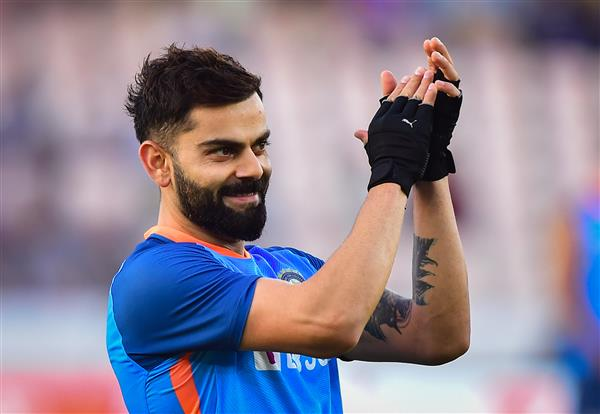
#> input picture input.jpg, 600 x 414 px
$ python cartoon.py   (older library calls are emulated)
#> lines starting #> are read from the running program, lines starting #| are printed output that depends on the picture; after the words box and inside, x2 and y2 are one past the last pixel; in counts of white or black regions, pixels touching at a corner belong together
import cv2
import numpy as np

# Load the input image
image = cv2.imread('input.jpg')
#> image is the input picture: shape (414, 600, 3); mean B, G, R 148.1, 132.1, 142.4

# Convert the image to grayscale
gray = cv2.cvtColor(image, cv2.COLOR_BGR2GRAY)
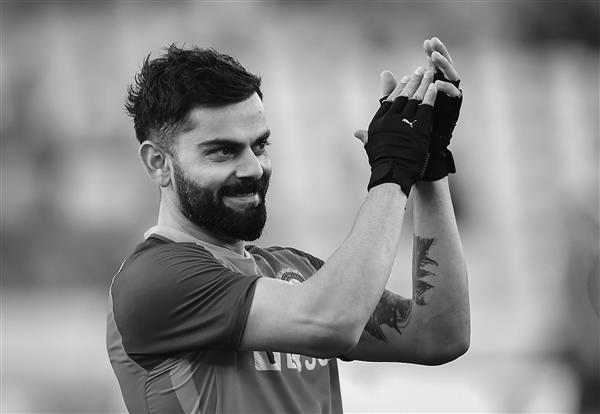
#> gray: shape (414, 600); min 0, max 251, mean 137

# Blur the image to remove noise
gray = cv2.medianBlur(gray, 5)

# Detect edges in the image
edges = cv2.Laplacian(gray, cv2.CV_8U, ksize=5)
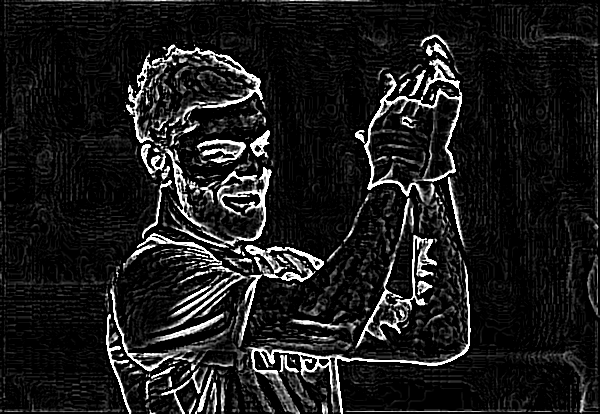
#> edges: shape (414, 600); min 0, max 255, mean 27.3

# Threshold the image to create a black and white cartoon effect
ret, mask = cv2.threshold(edges, 100, 255, cv2.THRESH_BINARY_INV)
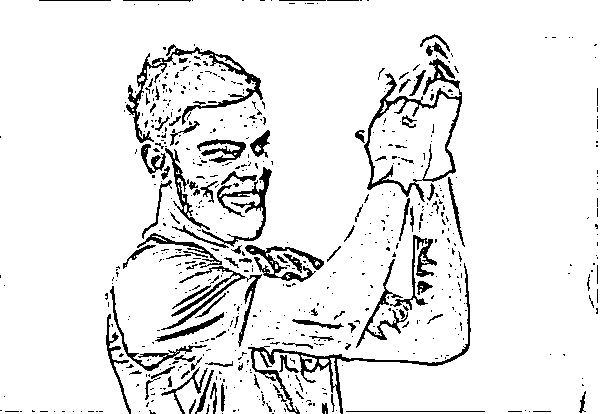
#> mask: shape (414, 600); 91.5% white; 625 black regions (521 under 20 px), largest, box (x1, y1, x2, y2) and area: (364, 58, 462, 202) 1966, (248, 263, 471, 414) 1782, (126, 44, 263, 143) 1704

# Invert the image
mask = cv2.bitwise_not(mask)

# Smooth the image to reduce the color palette
mask = cv2.bilateralFilter(mask, 9, 250, 250)
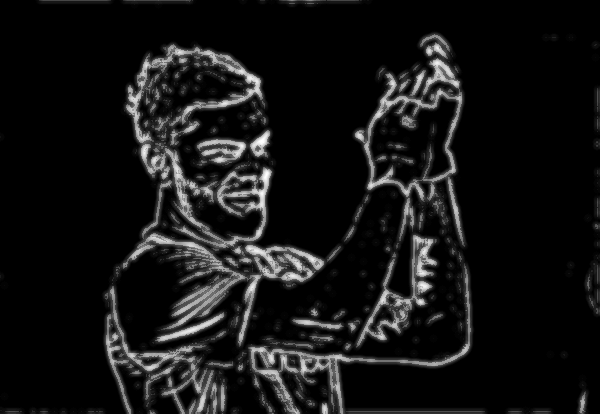
#> mask: shape (414, 600); min 0, max 255, mean 20.3

# Save the output image
cv2.imwrite('output.jpg', mask)
